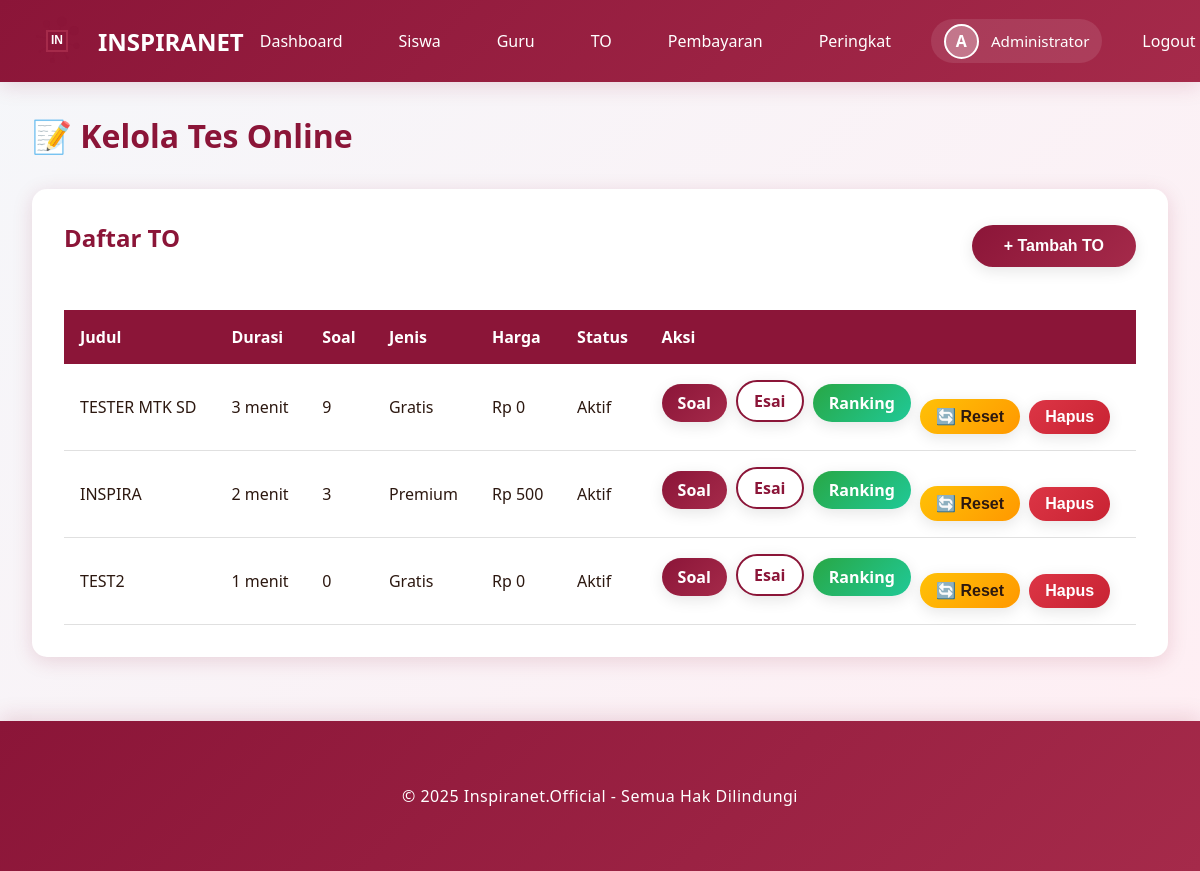
The page /admin/exams (signed in) on the database as committed earlier.
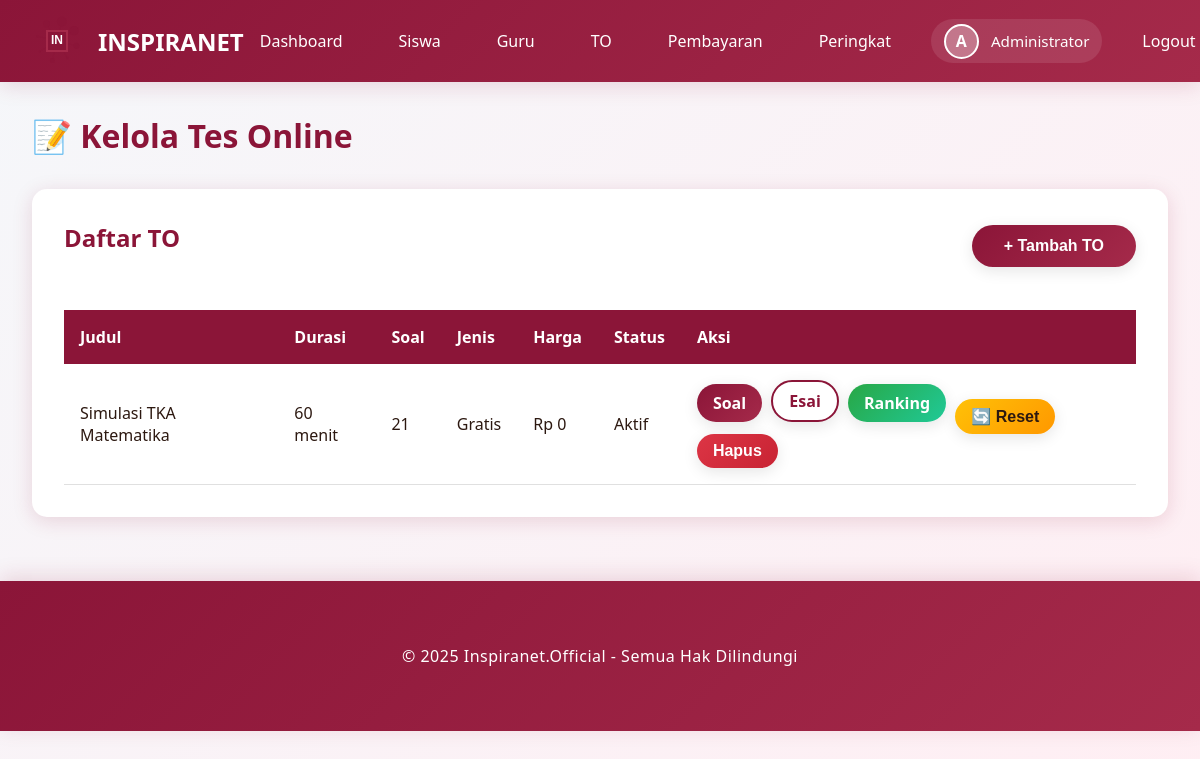
The same page on the database as committed later.
### models.py (models this page shows, shortened)
class User(UserMixin, db.Model):
    __tablename__ = 'users'
    id = db.Column(db.Integer, primary_key=True)
    email = db.Column(db.String(120), unique=True, nullable=False)
    password_hash = db.Column(db.String(255), nullable=False)
    full_name = db.Column(db.String(100), nullable=False)
    role = db.Column(db.String(20), nullable=False, default='student')
    inspira_branch = db.Column(db.String(50), nullable=True)
    class_level = db.Column(db.String(20), nullable=True)
    school_name = db.Column(db.String(150), nullable=True)
    phone_number = db.Column(db.String(20), nullable=True)
    profile_photo = db.Column(db.String(255), nullable=True)
    created_at = db.Column(db.DateTime, default=datetime.utcnow)
    exam_attempts = db.relationship('ExamAttempt', backref='user', lazy=True, cascade='all, delete-orphan')
    payments = db.relationship('Payment', backref='user', lazy=True, cascade='all, delete-orphan')
    leaderboard_entries = db.relationship('Leaderboard', backref='user', lazy=True, cascade='all, delete-orphan')

class Exam(db.Model):
    __tablename__ = 'exams'
    id = db.Column(db.Integer, primary_key=True)
    title = db.Column(db.String(200), nullable=False)
    description = db.Column(db.Text, nullable=True)
    duration_minutes = db.Column(db.Integer, nullable=False, default=120)
    total_questions = db.Column(db.Integer, nullable=False, default=0)
    is_premium = db.Column(db.Boolean, default=False)
    price = db.Column(db.Integer, default=0)
    is_active = db.Column(db.Boolean, default=True)
    start_time = db.Column(db.DateTime, nullable=True)
    end_time = db.Column(db.DateTime, nullable=True)
    created_by = db.Column(db.Integer, db.ForeignKey('users.id'), nullable=False)
    created_at = db.Column(db.DateTime, default=datetime.utcnow)
    questions = db.relationship('Question', backref='exam', lazy=True, cascade='all, delete-orphan')
    attempts = db.relationship('ExamAttempt', backref='exam', lazy=True, cascade='all, delete-orphan')
    payments = db.relationship('Payment', backref='exam', lazy=True, cascade='all, delete-orphan')
    leaderboard_entries = db.relationship('Leaderboard', backref='exam', lazy=True, cascade='all, delete-orphan')

### app.py (the view)
@app.route('/admin/exams')
@login_required
def admin_exams():
    if current_user.role != 'admin':
        flash('Akses ditolak!', 'danger')
        return redirect(url_for('index'))
    exams = Exam.query.all()
    return render_template('admin_exams.html', exams=exams)

### app.py (called while the page is built)
@login_manager.user_loader
def load_user(user_id):
    return User.query.get(int(user_id))

@app.before_request
def ensure_db():
    if not hasattr(app, '_db_initialized'):
        app._db_initialized = True
        init_database()

### templates/admin_exams.html (shortened to what this page needs)
{% extends "base.html" %}
{% block content %}
<h1 style="color: var(--primary-color); margin-bottom: 2rem;">📝 Kelola Tes Online</h1>
<div class="card">
    <div style="display: flex; justify-content: space-between; align-items: center; margin-bottom: 1.5rem;">
        <h2>Daftar TO</h2>
        <button onclick="showModal('addExamModal')" class="btn btn-primary">+ Tambah TO</button>
    </div>
    <div class="table-responsive">
        <table class="table">
            <thead>
                <tr>
                    <th>Judul</th>
                    <th>Durasi</th>
                    <th>Soal</th>
                    <th>Jenis</th>
                    <th>Harga</th>
                    <th>Status</th>
                    <th>Aksi</th>
                </tr>
            </thead>
            <tbody>
                {% for exam in exams %}
                <tr>
                    <td>{{ exam.title }}</td>
                    <td>{{ exam.duration_minutes }} menit</td>
                    <td>{{ exam.total_questions }}</td>
                    <td>{{ 'Premium' if exam.is_premium else 'Gratis' }}</td>
                    <td>Rp {{ exam.price if exam.is_premium else 0 }}</td>
                    <td>{{ 'Aktif' if exam.is_active else 'Nonaktif' }}</td>
                    <td>
                        <a href="{{ url_for('admin_questions', id=exam.id) }}" class="btn btn-primary" style="padding: 0.5rem 1rem; text-decoration: none; margin-right: 5px;">Soal</a>
                        <a href="{{ url_for('admin_view_essay_answers', exam_id=exam.id) }}" class="btn btn-secondary" style="padding: 0.5rem 1rem; text-decoration: none; margin-right: 5px;">Esai</a>
                        <a href="{{ url_for('leaderboard', exam_id=exam.id) }}" class="btn btn-success" style="padding: 0.5rem 1rem; text-decoration: none; margin-right: 5px;">Ranking</a>
                        <form method="POST" action="{{ url_for('admin_reset_exam_attempts', exam_id=exam.id) }}" style="display: inline;" onsubmit="return confirm('⚠️ PERINGATAN! Anda akan menghapus SEMUA attempt dan hasil siswa untuk TO ini. Siswa akan bisa mengerjakan TO ini lagi dari awal. Yakin?');">
                            <button type="submit" class="btn btn-warning" style="padding: 0.5rem 1rem; margin-right: 5px;">🔄 Reset</button>
                        </form>
                        <form method="POST" action="{{ url_for('admin_delete_exam', id=exam.id) }}" style="display: inline;" data-confirm-delete>
                            <button type="submit" class="btn btn-danger" style="padding: 0.5rem 1rem;">Hapus</button>
                        </form>
                    </td>
                </tr>
                {% endfor %}
            </tbody>
        </table>
    </div>
</div>
{% endblock %}

### templates/base.html (shortened to what this page needs)
<!DOCTYPE html>
<html lang="id">
<head>
    <link rel="stylesheet" href="{{ url_for('static', filename='css/style.css') }}">
</head>
<body>
    <nav class="navbar">
        <div class="container">
            <a href="{{ url_for('index') }}" class="navbar-brand">
                <div id="logo-animation" class="logo-container"></div>
                <span>INSPIRANET</span>
            </a>
            <ul class="navbar-nav" id="navbarMenu">
                {% if current_user.is_authenticated %}
                    {% if current_user.role == 'admin' %}
                        <li><a href="{{ url_for('admin_dashboard') }}" onclick="closeMobileMenu()">Dashboard</a></li>
                        <li><a href="{{ url_for('admin_students') }}" onclick="closeMobileMenu()">Siswa</a></li>
                        <li><a href="{{ url_for('admin_teachers') }}" onclick="closeMobileMenu()">Guru</a></li>
                        <li><a href="{{ url_for('admin_exams') }}" onclick="closeMobileMenu()">TO</a></li>
                        <li><a href="{{ url_for('admin_payments') }}" onclick="closeMobileMenu()">Pembayaran</a></li>
                    {% else %}
                        <li><a href="{{ url_for('student_dashboard') }}" onclick="closeMobileMenu()">Dashboard</a></li>
                        <li><a href="{{ url_for('student_exams') }}" onclick="closeMobileMenu()">Daftar TO</a></li>
                    {% endif %}
                    <li><a href="{{ url_for('all_leaderboards') }}" onclick="closeMobileMenu()">Peringkat</a></li>
                    <li class="user-profile">
                        <div class="profile-info">
                            {% if current_user.profile_photo %}
                            <img src="{{ url_for('uploaded_file', filename='profiles/' + current_user.profile_photo) }}" alt="{{ current_user.full_name }}" class="profile-photo-nav">
                            {% else %}
                            <div class="profile-photo-placeholder">{{ current_user.full_name[0].upper() }}</div>
                            {% endif %}
                            <span class="profile-name">{{ current_user.full_name }}</span>
                        </div>
                    </li>
                    <li><a href="{{ url_for('logout') }}" onclick="closeMobileMenu()">Logout</a></li>
                {% else %}
                    <li><a href="{{ url_for('login') }}" onclick="closeMobileMenu()">Login</a></li>
                    <li><a href="{{ url_for('register') }}" onclick="closeMobileMenu()">Daftar</a></li>
                {% endif %}
            </ul>
        </div>
    </nav>
    <div class="container">
        {% block content %}{% endblock %}
    </div>
    <footer class="footer">
        <div class="container">
            <p>&copy; 2025 Inspiranet.Official - Semua Hak Dilindungi</p>
        </div>
    </footer>
</body>
</html>

### static/css/style.css (style rules this page uses)
:root { --primary-color: #8B1538; --secondary-color: #A52A4A; --accent-color: #C94060; --dark-color: #4A0E1F; --light-color: #FFE5EC; --text-dark: #2C1810; --text-light: #FFFFFF; --shadow: 0 4px 20px rgba(139, 21, 56, 0.15); --shadow-hover: 0 8px 35px rgba(139, 21, 56, 0.25); --shadow-active: 0 12px 45px rgba(139, 21, 56, 0.35); }
* { margin: 0; padding: 0; box-sizing: border-box; }
body { font-family: 'Segoe UI', Tahoma, Geneva, Verdana, sans-serif; background: linear-gradient(135deg, #f5f7fa 0%, #ffeef3 100%); color: var(--text-dark); min-height: 100vh; }
.navbar { background: linear-gradient(135deg, var(--primary-color) 0%, var(--secondary-color) 100%); padding: 1rem 0; box-shadow: var(--shadow); position: sticky; top: 0; z-index: 1000; }
.navbar .container { max-width: 1200px; margin: 0 auto; padding: 0 2rem; display: flex; justify-content: space-between; align-items: center; }
.navbar-brand { display: flex; align-items: center; gap: 1rem; color: var(--text-light); text-decoration: none; font-size: 1.5rem; font-weight: bold; }
.logo-container { position: relative; width: 50px; height: 50px; }
.navbar-nav { display: flex; gap: 1.5rem; list-style: none; align-items: center; }
.navbar-nav a { color: var(--text-light); text-decoration: none; padding: 0.5rem 1rem; border-radius: 5px; transition: all 0.3s ease; }
.user-profile { display: flex; align-items: center; }
.profile-info { display: flex; align-items: center; gap: 0.75rem; padding: 0.3rem 0.8rem; background: rgba(255, 255, 255, 0.1); border-radius: 25px; }
.profile-photo-placeholder { width: 35px; height: 35px; border-radius: 50%; background: rgba(255, 255, 255, 0.3); display: flex; align-items: center; justify-content: center; font-weight: bold; color: white; border: 2px solid white; }
.profile-name { color: white; font-weight: 500; font-size: 0.95rem; }
.container { max-width: 1200px; margin: 2rem auto; padding: 0 2rem; }
.btn { display: inline-block; padding: 0.75rem 2rem; border: none; border-radius: 25px; font-size: 1rem; font-weight: 600; text-decoration: none; cursor: pointer; transition: all 0.4s cubic-bezier(0.68, -0.55, 0.265, 1.55); box-shadow: 0 4px 15px rgba(0, 0, 0, 0.1); position: relative; overflow: hidden; }
.btn::before { content: ''; position: absolute; top: 50%; left: 50%; width: 0; height: 0; border-radius: 50%; background: rgba(255, 255, 255, 0.2); transform: translate(-50%, -50%); transition: width 0.6s, height 0.6s; }
.btn-primary { background: linear-gradient(135deg, var(--primary-color) 0%, var(--secondary-color) 100%); color: var(--text-light); }
.btn-secondary { background: white; color: var(--primary-color); border: 2px solid var(--primary-color); }
.btn-danger { background: linear-gradient(135deg, #dc3545 0%, #c82333 100%); color: white; }
.btn-success { background: linear-gradient(135deg, #28a745 0%, #20c997 100%); color: white; }
.btn-warning { background: linear-gradient(135deg, #ffc107 0%, #ff9800 100%); color: #2C1810; }
.card { background: white; border-radius: 15px; padding: 2rem; box-shadow: var(--shadow); margin-bottom: 2rem; animation: fadeInUp 0.8s cubic-bezier(0.68, -0.55, 0.265, 1.55); transition: all 0.4s ease; }
.card h2 { color: var(--primary-color); margin-bottom: 1rem; }
.table { width: 100%; border-collapse: collapse; margin-top: 1rem; }
.table th { background: var(--primary-color); color: white; padding: 1rem; text-align: left; }
.table td { padding: 1rem; border-bottom: 1px solid #e0e0e0; }
.table tr { transition: all 0.3s ease; }
.table-responsive { overflow-x: auto; -webkit-overflow-scrolling: touch; }
.table-responsive table { min-width: 600px; }
.footer { background: linear-gradient(135deg, var(--primary-color) 0%, var(--secondary-color) 100%); color: var(--text-light); text-align: center; padding: 2rem 0; margin-top: 4rem; box-shadow: 0 -4px 20px rgba(139, 21, 56, 0.15); }
.footer p { margin: 0; font-size: 1rem; font-weight: 500; letter-spacing: 0.5px; }

Rows that differ between the two databases and show on the page:
removed Exam: title "TESTER MTK SD", duration_minutes "3", total_questions "9", is_premium "Gratis", is_premium "0", is_active "Aktif"
removed Exam: title "INSPIRA", duration_minutes "2", total_questions "3", is_premium "Premium", is_premium+price "500", is_active "Aktif"
removed Exam: title "TEST2", duration_minutes "1", total_questions "0", is_premium "Gratis", is_premium "0", is_active "Aktif"
added Exam: title "Simulasi TKA Matematika", duration_minutes "60", total_questions "21", is_premium "Gratis", is_premium "0", is_active "Aktif"
